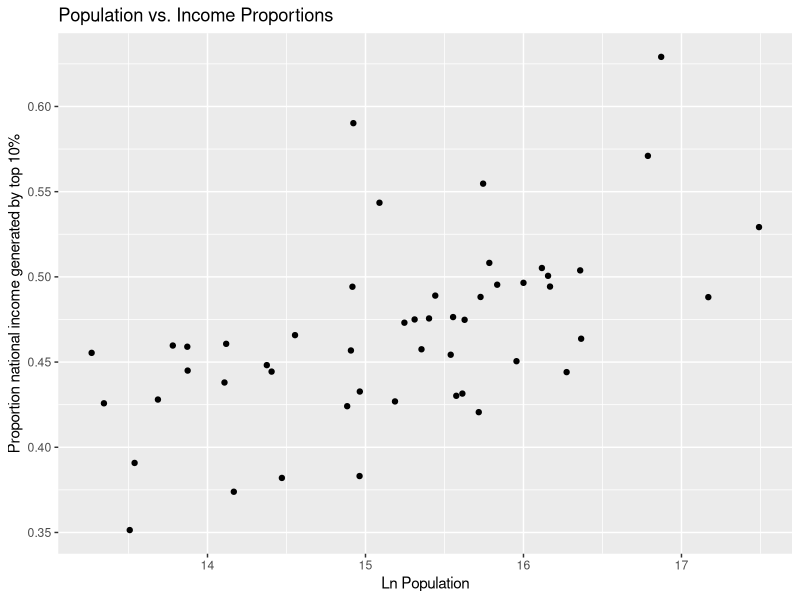
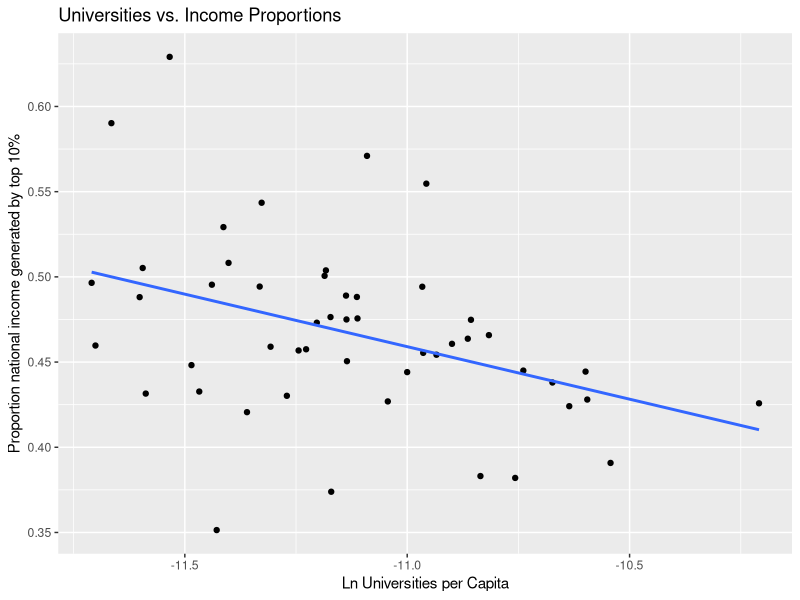
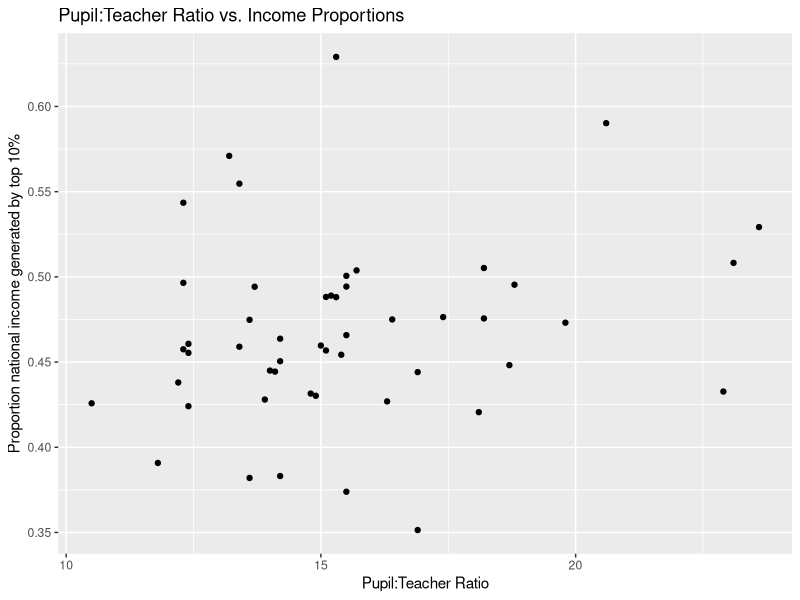
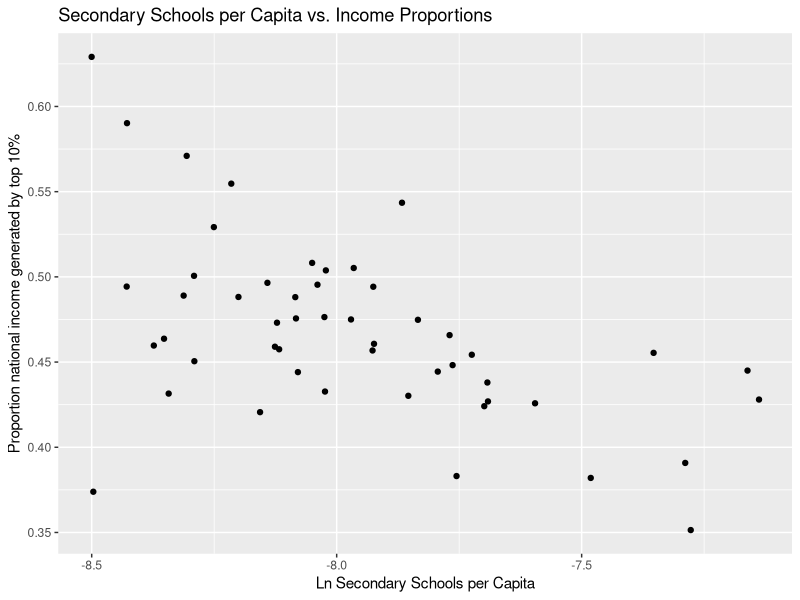
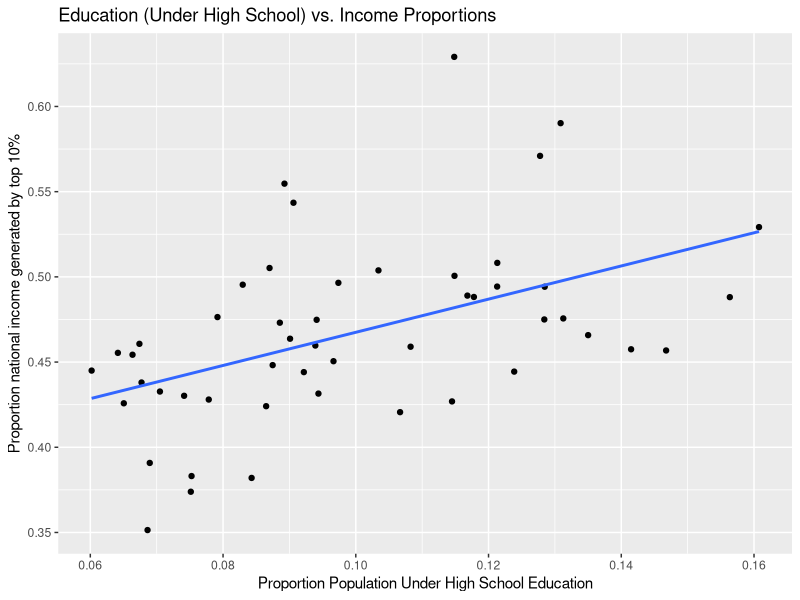
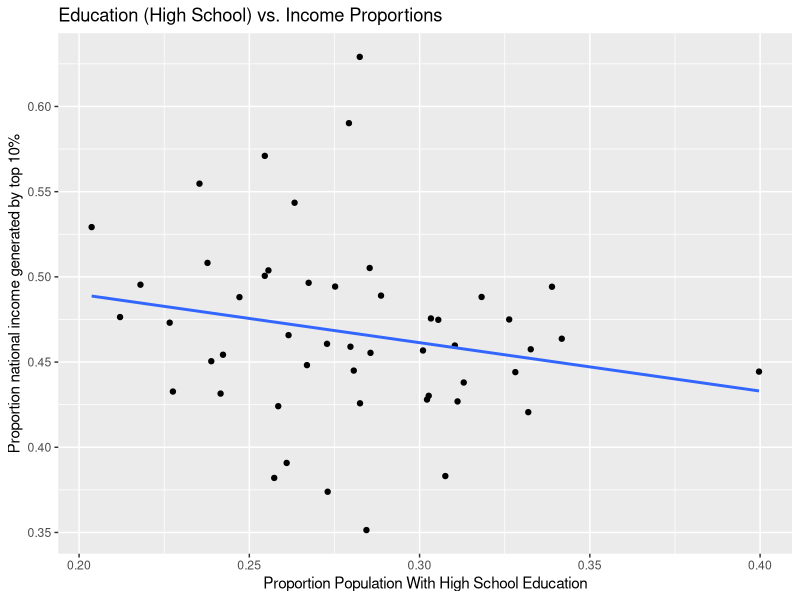
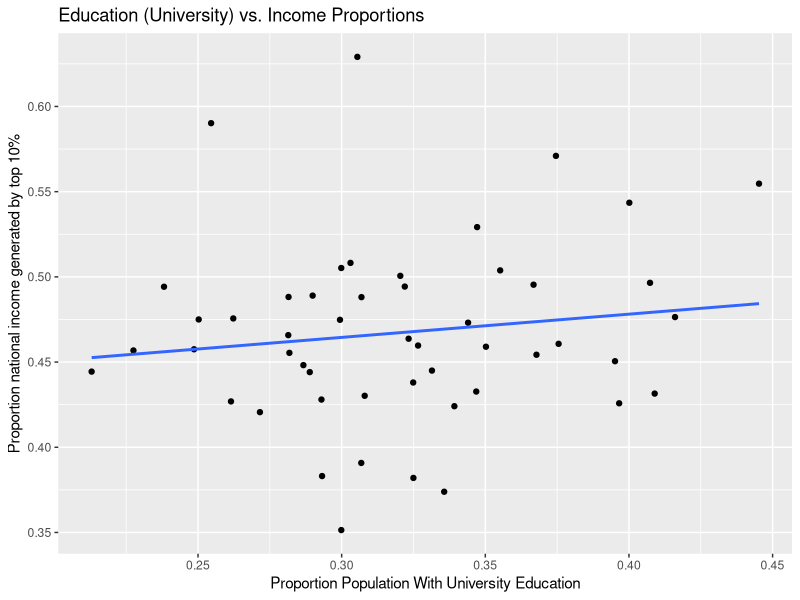
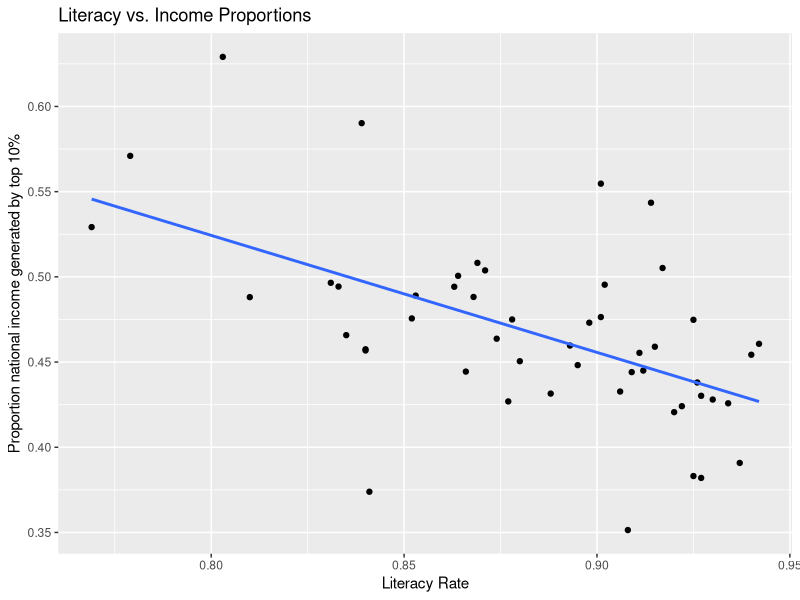

Write the R code that produced these figures, in order.
## ---- chunk 1
knitr::opts_chunk$set(echo = TRUE)
library(tidyverse)
library(ggplot2)
## ---- chunk 2
# top 10
top10 = readxl::read_xls("./data/income_ineq_top10.xls")
cols = colnames(top10) %>% stringr::str_match("\n(.+)$")
cols = cols[,2]
cols[1] = "percentile"
cols[2] = "year"
colnames(top10) = cols
top10 = top10 %>%
  rename("Georgia" = "Georgia (US)") %>%
  select(-`Washington D.C.`)

top10 = top10[-1] %>% pivot_longer(cols = c("Alabama":"Wyoming"), names_to = "state", values_to = "90th_percentile")
top10 %>% head(10)

top10 %>%
  filter(year == 2018) %>%
  arrange(desc(`90th_percentile`))
## ---- chunk 3
# import and preprocess population data 
population = readxl::read_xlsx("./data/population_state.xlsx")
population = population[-1,]
states = population$state %>% stringr::str_match("^\\.(.+)")
states = states[,2]
population$state = states

population = population %>% 
  select(state, "2015":"2018") %>% 
  filter(state != "District of Columbia") %>% 
  pivot_longer(-state, names_to = "year", values_to = "population") %>%
  mutate(year = as.numeric(year))

# joining with inequality data
top10_pop = top10 %>% left_join(population, by = c("year" = "year", "state" = "state"))

# population analysis
top10_pop %>% filter(year == 2018) %>%
  ggplot(aes(log(population), `90th_percentile`)) +
  geom_point() +
  xlab('Ln Population') +
  ylab('Proportion national income generated by top 10%') +
  ggtitle('Population vs. Income Proportions')
## ---- chunk 4
# Import / Preprocess the data
college = readxl::read_xls("./data/college.xls")
state_names = college$state %>% stringr::str_match("(.*) \\.+")
college$state = state_names[,2]
college = college %>% select("state", contains("total") | contains("Total"))
college %>% head(10)

# Analysis
temp = top10_pop %>%
  left_join(college, by = "state") %>%
  filter(year == 2018) %>%
  mutate(uni_per_capita = Total / population)
  
temp %>%
  ggplot(aes(x=log(uni_per_capita), y=`90th_percentile`)) + 
  geom_point() +
  geom_smooth(method="lm", se=FALSE) +
  xlab('Ln Universities per Capita') +
  ylab('Proportion national income generated by top 10%') +
  ggtitle('Universities vs. Income Proportions')

# correlation
cor.test(temp$`90th_percentile`, temp$uni_per_capita)
## ---- chunk 5
secondary = readxl::read_xlsx("./data/secondary_edu.xlsx")
 
# student-teacher ratio
top10 %>% 
  left_join(secondary, by = "state") %>%
  filter(year == 2018) %>% 
  ggplot(aes(x=`pupil/teacher ratio`, y=`90th_percentile`)) +
  geom_point() +
  xlab('Pupil:Teacher Ratio') +
  ylab('Proportion national income generated by top 10%') +
  ggtitle('Pupil:Teacher Ratio vs. Income Proportions')

# secondary school per capita
top10_pop %>% 
  filter(year == 2018) %>% 
  left_join(secondary, by = "state") %>%
  ggplot(aes(x=log(`operational schools`/population), y=`90th_percentile`)) + 
  geom_point() +
  xlab('Ln Secondary Schools per Capita') +
  ylab('Proportion national income generated by top 10%') +
  ggtitle('Secondary Schools per Capita vs. Income Proportions')
## ---- chunk 6
# under high school analysis
under_high = readxl::read_xlsx("./data/under_high.xlsx", skip = 2) %>%
  pivot_longer(-Name, names_to = "Year", values_to = "under_high")

under_high = under_high %>%
  filter(stringr::str_detect(Year, "2016-.*6$")) %>%
  select(Name, under_high) %>%
  rename("state" = "Name")

top10 %>%
  filter(year == 2018) %>%
  left_join(under_high, by = "state") %>%
  ggplot(aes(x=under_high, y=`90th_percentile`)) +
  geom_point() +
  geom_smooth(method="lm", se=FALSE) +
  xlab('Proportion Population Under High School Education') +
  ylab('Proportion national income generated by top 10%') +
  ggtitle('Education (Under High School) vs. Income Proportions')

# high school
high_school = readxl::read_xlsx("./data/high_school.xlsx", skip = 2) %>%
  pivot_longer(-Name, names_to = "Year", values_to = "high_school")

high_school = high_school %>%
  filter(stringr::str_detect(Year, "2016-.*6$")) %>%
  select(Name, high_school) %>%
  rename("state" = "Name")

top10 %>%
  filter(year == 2018) %>%
  left_join(high_school, by = "state") %>%
  ggplot(aes(x=high_school, y=`90th_percentile`)) +
  geom_point() + 
  geom_smooth(method="lm", se=FALSE) +
  xlab('Proportion Population With High School Education') +
  ylab('Proportion national income generated by top 10%') +
  ggtitle('Education (High School) vs. Income Proportions')

# college completion percentage
college_comp = readxl::read_xlsx("./data/college_graduate_percentage_clean.xlsx", skip = 2) %>%
  pivot_longer(-Name, names_to = "Year", values_to = "college")

college_comp = college_comp %>%
  filter(stringr::str_detect(Year, "2016-.*6$")) %>%
  select(Name, college) %>%
  rename("state" = "Name")

top10 %>%
  filter(year == 2018) %>%
  left_join(college_comp, by = "state") %>%
  ggplot(aes(x=college, y=`90th_percentile`)) +
  geom_point() +
  geom_smooth(method="lm", se=FALSE) +
  xlab('Proportion Population With University Education') +
  ylab('Proportion national income generated by top 10%') +
  ggtitle('Education (University) vs. Income Proportions')
## ---- chunk 7
# Import / Preprocess the data
literacy = read_csv("./data/literacy_rate.csv") %>%
  arrange(state) %>%
  rename("literacy" = "literacyRate")

# joining the datasets 
top10 %>% 
  filter(year == 2018) %>%
  left_join(literacy, by = "state") %>%
  ggplot(aes(x=literacy, y=`90th_percentile`)) +
  geom_point() +
  geom_smooth(method="lm", se = FALSE) +
  xlab('Literacy Rate') +
  ylab('Proportion national income generated by top 10%') +
  ggtitle('Literacy vs. Income Proportions')
## ---- chunk 8
df = top10_pop %>%
  filter(year == 2018) %>% 
  left_join(literacy, by = "state") %>% 
  left_join(under_high, by = "state") %>% 
  left_join(secondary, by = "state") %>%
  left_join(college, by = "state") %>%
  mutate(uni_per_capita = log(Total / population),
         secondary_per_capita = log(`operational schools`/population)) %>%
  select(state, `90th_percentile`, literacy, under_high, secondary_per_capita, uni_per_capita)

fit = lm(`90th_percentile` ~ literacy * secondary_per_capita * uni_per_capita, df)
summary(fit)

qqnorm(fit$residuals); qqline(fit$residuals)
## ---- chunk 9
# Percent of Babies Born to Unmarried Mothers by State
single_mom = read_csv("./data/single-mother.csv")

single_mom = single_mom %>%
  mutate(state = state.name[match(STATE, state.abb)]) %>%
  filter(YEAR == 2018) %>%
  select(state, RATE) %>% 
  rename("rate" = "RATE")

top10 %>%
  filter(year == 2018) %>%
  left_join(single_mom, by = "state") %>%
  ggplot(aes(x=rate, y=`90th_percentile`)) +
  geom_point() + 
  geom_smooth(method="lm", se=FALSE) +
  xlab('Percent Babies Born to Unmarried Mothers') +
  ylab('Proportion national income generated by top 10%') +
  ggtitle('Single Moms vs. Income Proportions')

# single parent
single_fam = readxl::read_xlsx("./data/single-parent.xlsx")

single_fam = single_fam %>% 
  filter(TimeFrame == 2018, DataFormat == "Percent", Location %in% state.name) %>%
  select(Location, Data) %>%
  rename("state" = "Location",
         "single_parent" = "Data") %>%
  mutate(single_parent = as.numeric(single_parent))

top10 %>%
  filter(year == 2018) %>%
  left_join(single_fam, by = "state") %>%
  ggplot(aes(x=single_parent, y=`90th_percentile`)) +
  geom_point() + 
  geom_smooth(method="lm", se=FALSE) +
  xlab('Proportion Children with Single Parents') +
  ylab('Proportion national income generated by top 10%') +
  ggtitle('Single Parents vs. Income Proportions')
## ---- chunk 10
race_distr = read_csv('./data/race_distribution_2018.csv', show_col_types=FALSE)

race_distr = race_distr %>%
  select(`Location`, `White`, `Black`, `Hispanic`, `Asian`)

# White
top10 %>%
  filter(year == 2018) %>%
  left_join(race_distr, c('state' = 'Location')) %>%
  ggplot(aes(x=`90th_percentile`, y=White)) +
  geom_point() +
  geom_smooth(method='lm', se=F) +
  xlab('Proportion Population White') +
  ylab('Proportion national income generated by top 10%') +
  ggtitle('Race (White) vs. Income Proportions')

# Black
top10 %>%
  filter(year == 2018) %>%
  left_join(race_distr, c('state' = 'Location')) %>%
  ggplot(aes(x=`90th_percentile`, y=Black)) +
  geom_point() +
  geom_smooth(method='lm', se=F) +
  xlab('Proportion Population Black') +
  ylab('Proportion national income generated by top 10%') +
  ggtitle('Race (Black) vs. Income Proportions')

# Hispanic
top10 %>%
  filter(year == 2018) %>%
  left_join(race_distr, c('state' = 'Location')) %>%
  ggplot(aes(x=`90th_percentile`, y=Hispanic)) +
  geom_point() +
  geom_smooth(method='lm', se=F) +
  xlab('Proportion Population Hispanic') +
  ylab('Proportion national income generated by top 10%') +
  ggtitle('Race (Hispanic) vs. Income Proportions')

# Asian
top10 %>%
  filter(year == 2018) %>%
  left_join(race_distr, c('state' = 'Location')) %>%
  ggplot(aes(x=`90th_percentile`, y=Asian)) +
  geom_point() +
  geom_smooth(method='lm', se=F) +
  xlab('Proportion Population Asian') +
  ylab('Proportion national income generated by top 10%') +
  ggtitle('Race (Asian) vs. Income Proportions')

